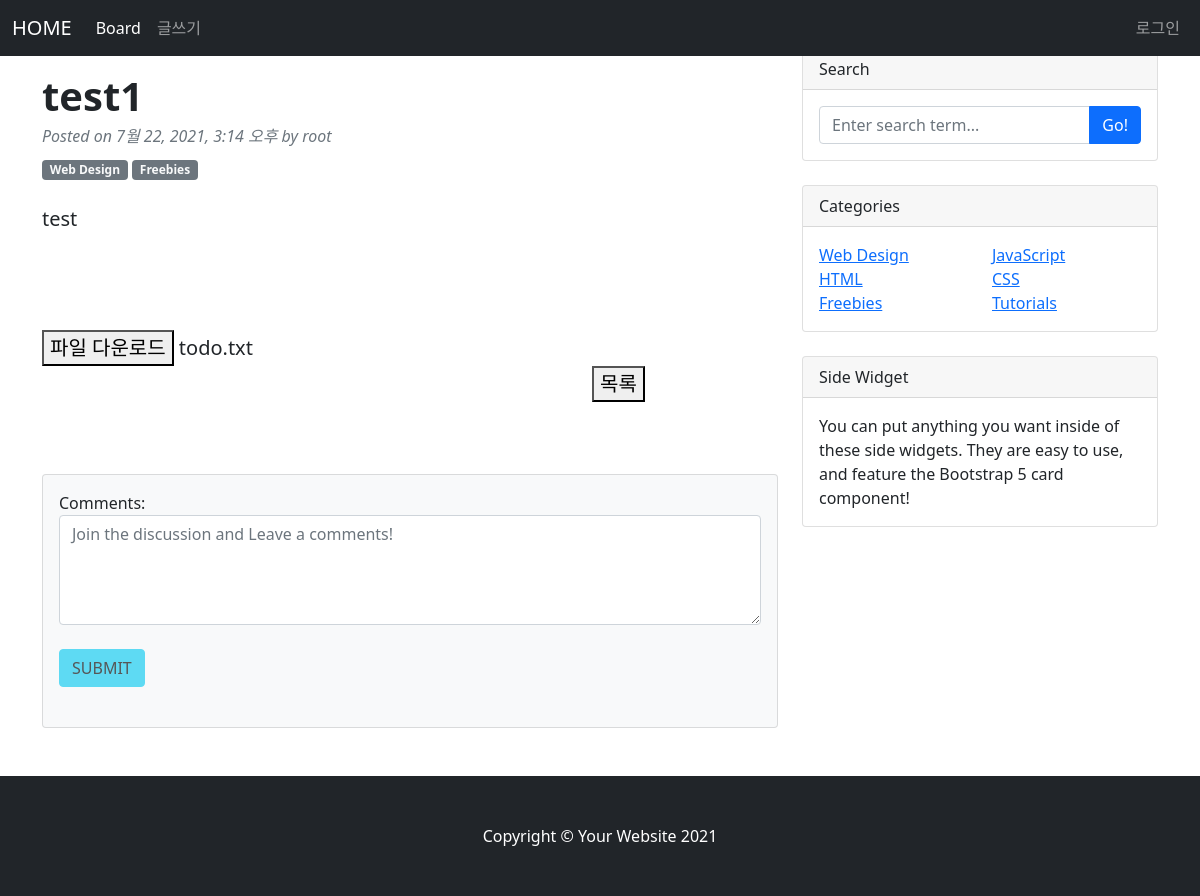
Page /boardMain/detail/1/ on the committed database.
### boardApp/models.py (models this page shows)
class Board(models.Model):
    title = models.CharField(max_length=100)
    author = models.ForeignKey(User, on_delete=models.CASCADE)
    pub_date = models.DateTimeField(auto_now_add=True)
    body = models.TextField()
    file_path = models.FileField(blank=True, null=True, upload_to="%Y/%m/%d/")
    file_name = models.TextField(blank=True, default="")

### boardApp/views.py (the view, shortened to what this page needs)
# urls.py: path('detail/<int:board_id>/', views.detail, name='detail'),
def detail(request, board_id):
    board_detail = get_object_or_404(Board, pk=board_id)
    comments = Comment.objects.filter(board_id=board_id).order_by('-id')
    print(comments.query)
    comment_form = CreateComment()
    context = {
        'board_detail': board_detail,
        'comments': comments,
        'comment_form': comment_form
    }
    return render(request, 'detail.html', context)

### boardApp/forms.py
class CreateComment(forms.ModelForm):
    class Meta:
        model = Comment
        fields=['comments']
        widgets = {
            'comments': forms.Textarea(attrs={'class':'form-control', 'rows': 4, 'cols': 40, 'placeholder': 'Join the discussion and Leave a comments!'})
        }

### boardApp/templates/detail.html (shortened to what this page needs)
<!DOCTYPE html>
{% load static %}
    <head>
        <link href="{% static 'css/detail/css/styles.css' %}" rel="stylesheet" />
    </head>
    <body>
        {% include "navbar.html" %}
        <div class="container mt-5">
            <div class="row">
                <div class="col-lg-8">
                    <article>
                        <br/>
                        <header class="mb-4">
                            <h1 class="fw-bolder mb-1">{{ board_detail.title }}</h1>
                            <div class="text-muted fst-italic mb-2">Posted on {{ board_detail.pub_date }} by {{ board_detail.author }}</div>
                            <a class="badge bg-secondary text-decoration-none link-light" href="#!">Web Design</a>
                            <a class="badge bg-secondary text-decoration-none link-light" href="#!">Freebies</a>
                        </header>
                        <section class="mb-5">
                            <p class="fs-5 mb-4">
                                {{board_detail.body | safe}}
                            </p>
                            <br/><br/><br/>
                            {% if board_detail.file_path %}
                                <p class="lead">
                                    <button onclick="location.href='{{ board_detail.file_path.url | safe }}'">파일 다운로드</a> </button>
                                    {{ board_detail.file_name }}
                            {% else %}
                                <p class="lead"> 첨부파일이 없습니다
                            {% endif %}
                            <button onclick="location.href='{% url 'boardApp:boardMain' %}'" style="margin-left: 550px">목록</a> </button>
                            </p>
                        </section>
                    </article>
                    <br/>
                    <section class="mb-5">
                        <div class="card bg-light">
                            <div class="card-body">
                                <form class="mb-4" method="POST">
                                    {{ comment_form }}
                                    <br/>
                                    <button {% if not user.is_authenticated %}disabled{% endif %}
                                            class="btn btn-info" type="submit">SUBMIT</button>
                                </form>
                            </div>
                        </div>
                    </section>
                </div>
                <div class="col-lg-4">
                    <div class="card mb-4">
                        <div class="card-header">Search</div>
                        <div class="card-body">
                            <div class="input-group">
                                <input class="form-control" type="text" placeholder="Enter search term..." aria-label="Enter search term..." aria-describedby="button-search" />
                                <button class="btn btn-primary" id="button-search" type="button">Go!</button>
                            </div>
                        </div>
                    </div>
                    <div class="card mb-4">
                        <div class="card-header">Categories</div>
                        <div class="card-body">
                            <div class="row">
                                <div class="col-sm-6">
                                    <ul class="list-unstyled mb-0">
                                        <li><a href="#!">Web Design</a></li>
                                        <li><a href="#!">HTML</a></li>
                                        <li><a href="#!">Freebies</a></li>
                                    </ul>
                                </div>
                                <div class="col-sm-6">
                                    <ul class="list-unstyled mb-0">
                                        <li><a href="#!">JavaScript</a></li>
                                        <li><a href="#!">CSS</a></li>
                                        <li><a href="#!">Tutorials</a></li>
                                    </ul>
                                </div>
                            </div>
                        </div>
                    </div>
                    <div class="card mb-4">
                        <div class="card-header">Side Widget</div>
                        <div class="card-body">You can put anything you want inside of these side widgets. They are easy to use, and feature the Bootstrap 5 card component!</div>
                    </div>
                </div>
            </div>
        </div>
        <footer class="py-5 bg-dark">
            <div class="container"><p class="m-0 text-center text-white">Copyright &copy; Your Website 2021</p></div>
        </footer>
    </body>
</html>

### rows in the picture
Board: title "test1", pub_date "7월 22, 2021, 3:14 오후", author "root", body "test", file_name "todo.txt"
